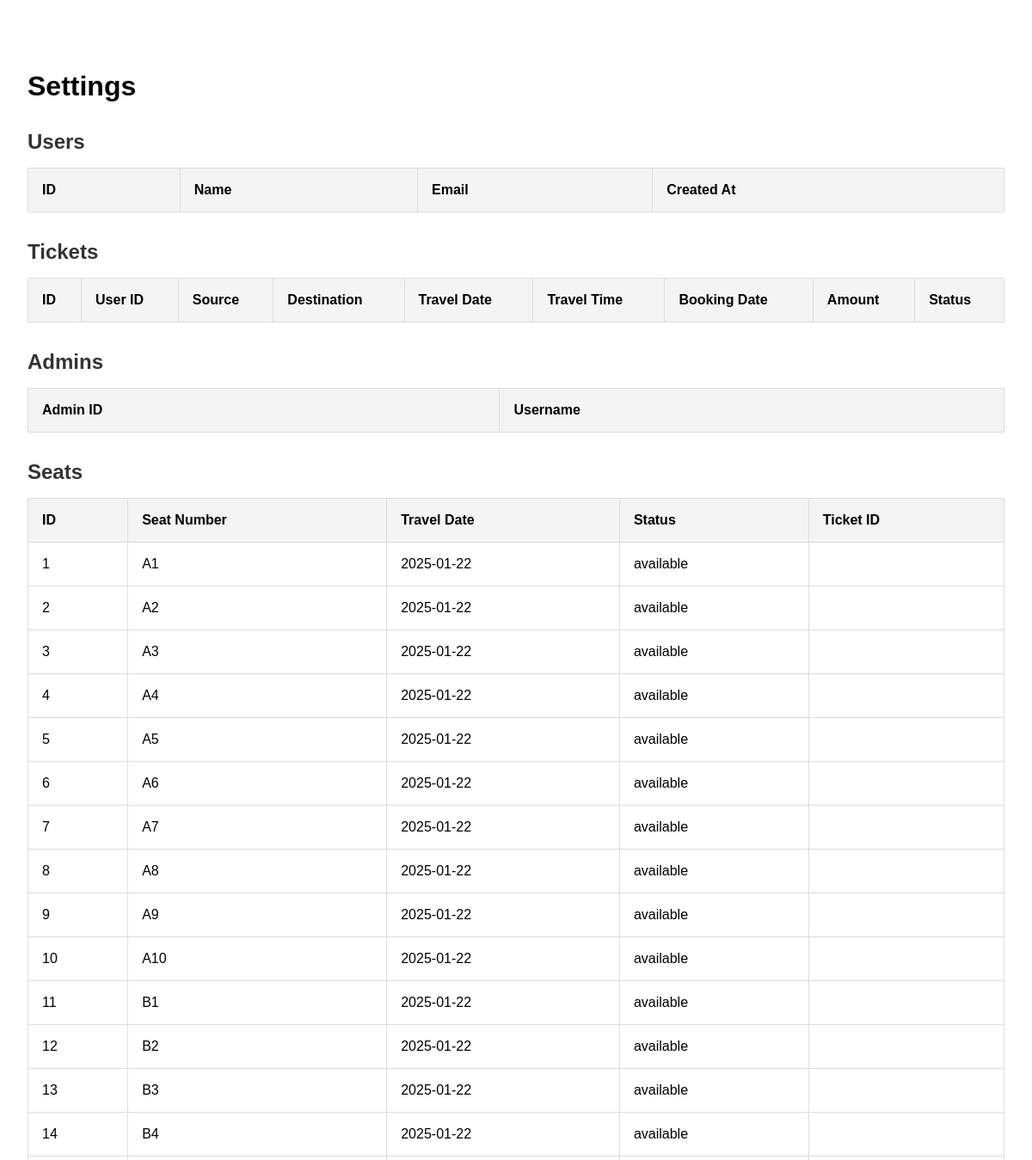
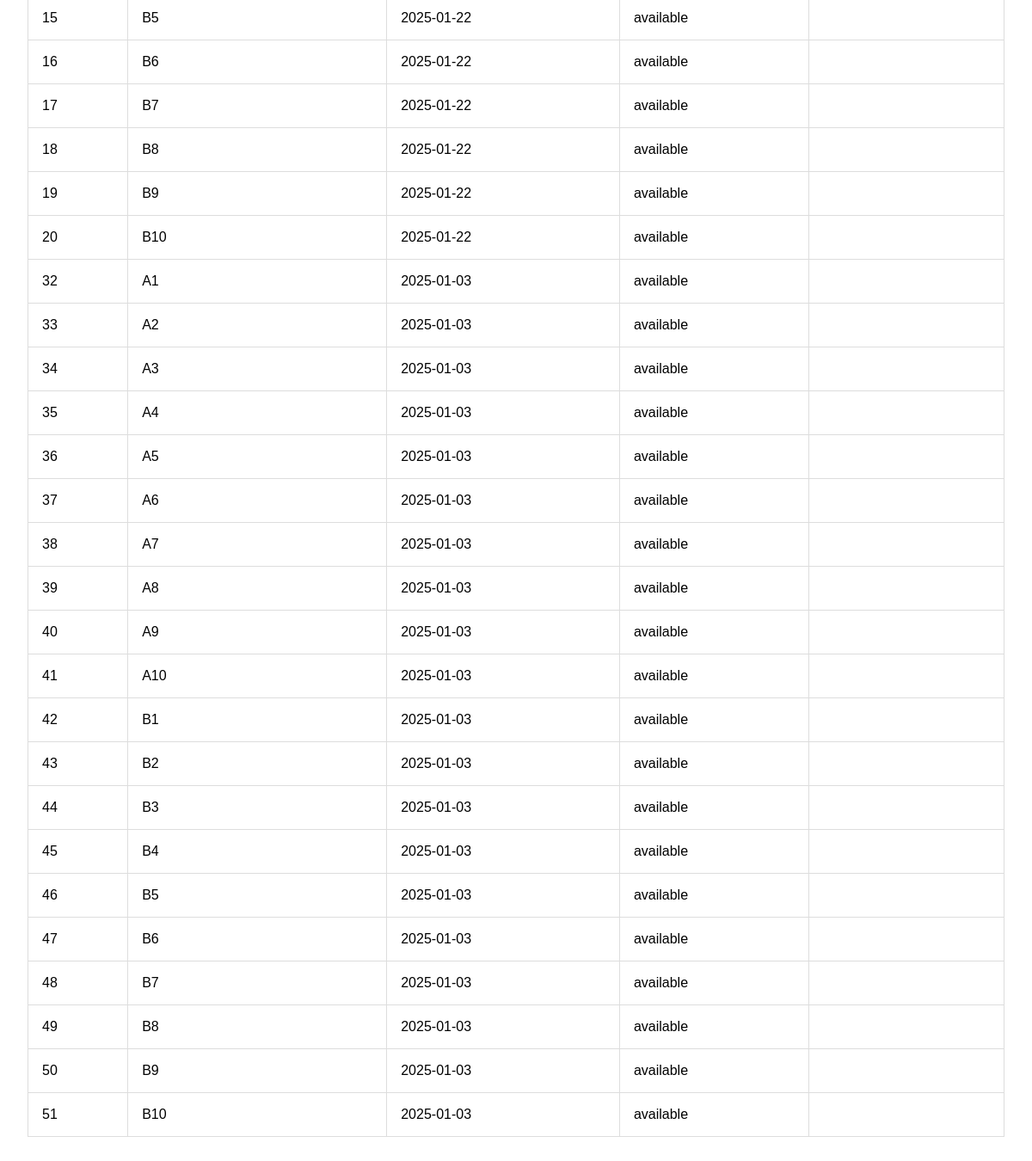
The app's page /php/settings.php (signed in) with its own data (2 pictures, top to bottom).
### tables this page shows
CREATE TABLE IF NOT EXISTS seats (
    id INT AUTO_INCREMENT PRIMARY KEY,
    seat_number VARCHAR(3) NOT NULL,
    travel_date DATE NOT NULL,
    status ENUM('available', 'booked') DEFAULT 'available',
    ticket_id INT,
    FOREIGN KEY (ticket_id) REFERENCES tickets(id),
    UNIQUE KEY unique_seat_date (seat_number, travel_date)
);

### php/settings.php (the view, shortened to what this page needs)
<?php
require_once 'config.php';
function fetchData($conn, $query) {
    $result = $conn->query($query);
    $data = [];
    if ($result->num_rows > 0) {
        while ($row = $result->fetch_assoc()) {
            $data[] = $row;
        }
    }
    return $data;
}
$seats = fetchData($conn, "SELECT * FROM seats");
?>
<!DOCTYPE html>
<html lang="en">
<head>
    <link rel="stylesheet" href="../css/style.css">
</head>
<body>
    <div class="settings-container">
        <h1>Settings</h1>
        <h2 class="section-title">Users</h2>
        <table>
            <thead>
                <tr>
                    <th>ID</th>
                    <th>Name</th>
                    <th>Email</th>
                    <th>Created At</th>
                </tr>
            </thead>
        </table>
        <h2 class="section-title">Tickets</h2>
        <table>
            <thead>
                <tr>
                    <th>ID</th>
                    <th>User ID</th>
                    <th>Source</th>
                    <th>Destination</th>
                    <th>Travel Date</th>
                    <th>Travel Time</th>
                    <th>Booking Date</th>
                    <th>Amount</th>
                    <th>Status</th>
                </tr>
            </thead>
        </table>
        <h2 class="section-title">Admins</h2>
        <table>
            <thead>
                <tr>
                    <th>Admin ID</th>
                    <th>Username</th>
                </tr>
            </thead>
        </table>
        <h2 class="section-title">Seats</h2>
        <table>
            <thead>
                <tr>
                    <th>ID</th>
                    <th>Seat Number</th>
                    <th>Travel Date</th>
                    <th>Status</th>
                    <th>Ticket ID</th>
                </tr>
            </thead>
            <tbody>
                <?php foreach ($seats as $seat): ?>
                    <tr>
                        <td><?php echo htmlspecialchars($seat['id']); ?></td>
                        <td><?php echo htmlspecialchars($seat['seat_number']); ?></td>
                        <td><?php echo htmlspecialchars($seat['travel_date']); ?></td>
                        <td><?php echo htmlspecialchars($seat['status']); ?></td>
                        <td><?php echo htmlspecialchars($seat['ticket_id']); ?></td>
                    </tr>
                <?php endforeach; ?>
            </tbody>
        </table>
    </div>
</body>
</html>

### css/style.css (style rules this page uses)
* { margin: 0; padding: 0; box-sizing: border-box; font-family: 'Arial', sans-serif; scroll-behavior: smooth; }

### php/settings.php (style rules this page uses)
.settings-container { max-width: 1200px; margin: 50px auto; padding: 2rem; }
table { width: 100%; border-collapse: collapse; margin-bottom: 2rem; }
table, th, td { border: 1px solid #ddd; }
th, td { padding: 1rem; text-align: left; }
th { background-color: #f4f4f4; }
.section-title { margin: 2rem 0 1rem; font-size: 1.5rem; color: #333; }

### records on screen
seats: id "1", seat_number "A1", travel_date "2025-01-22", status "available"
seats: id "2", seat_number "A2", travel_date "2025-01-22", status "available"
seats: id "3", seat_number "A3", travel_date "2025-01-22", status "available"
seats: id "4", seat_number "A4", travel_date "2025-01-22", status "available"
seats: id "5", seat_number "A5", travel_date "2025-01-22", status "available"
seats: id "6", seat_number "A6", travel_date "2025-01-22", status "available"
seats: id "7", seat_number "A7", travel_date "2025-01-22", status "available"
seats: id "8", seat_number "A8", travel_date "2025-01-22", status "available"
seats: id "9", seat_number "A9", travel_date "2025-01-22", status "available"
seats: id "10", seat_number "A10", travel_date "2025-01-22", status "available"
seats: id "11", seat_number "B1", travel_date "2025-01-22", status "available"
seats: id "12", seat_number "B2", travel_date "2025-01-22", status "available"
seats: id "13", seat_number "B3", travel_date "2025-01-22", status "available"
seats: id "14", seat_number "B4", travel_date "2025-01-22", status "available"
seats: id "15", seat_number "B5", travel_date "2025-01-22", status "available"
seats: id "16", seat_number "B6", travel_date "2025-01-22", status "available"
seats: id "17", seat_number "B7", travel_date "2025-01-22", status "available"
seats: id "18", seat_number "B8", travel_date "2025-01-22", status "available"
seats: id "19", seat_number "B9", travel_date "2025-01-22", status "available"
seats: id "20", seat_number "B10", travel_date "2025-01-22", status "available"
seats: id "32", seat_number "A1", travel_date "2025-01-03", status "available"
seats: id "33", seat_number "A2", travel_date "2025-01-03", status "available"
seats: id "34", seat_number "A3", travel_date "2025-01-03", status "available"
seats: id "35", seat_number "A4", travel_date "2025-01-03", status "available"
seats: id "36", seat_number "A5", travel_date "2025-01-03", status "available"
seats: id "37", seat_number "A6", travel_date "2025-01-03", status "available"
seats: id "38", seat_number "A7", travel_date "2025-01-03", status "available"
seats: id "39", seat_number "A8", travel_date "2025-01-03", status "available"
seats: id "40", seat_number "A9", travel_date "2025-01-03", status "available"
seats: id "41", seat_number "A10", travel_date "2025-01-03", status "available"
seats: id "42", seat_number "B1", travel_date "2025-01-03", status "available"
seats: id "43", seat_number "B2", travel_date "2025-01-03", status "available"
seats: id "44", seat_number "B3", travel_date "2025-01-03", status "available"
seats: id "45", seat_number "B4", travel_date "2025-01-03", status "available"
seats: id "46", seat_number "B5", travel_date "2025-01-03", status "available"
seats: id "47", seat_number "B6", travel_date "2025-01-03", status "available"
seats: id "48", seat_number "B7", travel_date "2025-01-03", status "available"
seats: id "49", seat_number "B8", travel_date "2025-01-03", status "available"
seats: id "50", seat_number "B9", travel_date "2025-01-03", status "available"
seats: id "51", seat_number "B10", travel_date "2025-01-03", status "available"
